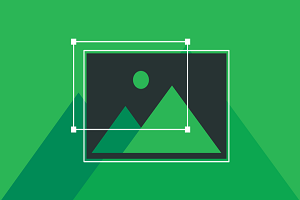
#> input picture original image.png, 300 x 200 px
$ python lab22.py
#> lines starting #> are read from the running program, lines starting #| are printed output that depends on the picture; after the words box and inside, x2 and y2 are one past the last pixel; in counts of white or black regions, pixels touching at a corner belong together
#27th June 021
#Implementation of Gaussian High Pass Filter
import cv2
import numpy as np
from matplotlib import pyplot as plt
image = cv2.imread("original image.png", 0)
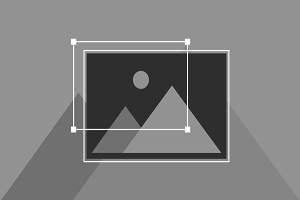
#> image: shape (200, 300); min 34, max 255, mean 125.9
min=np.minimum(image.shape[0], image.shape[1])
#> min = 200
image=cv2.resize(image, (min, min))
#> image: shape (200, 200)
image[image>=225]=0
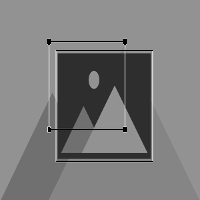
#> image: shape (200, 200); min 0, max 224, mean 123.2
M, N=image.shape
#> M = 200; N = 200
fourier_image=np.fft.fft2(image)
u=np.array(range(0, M))
#> u = 200 values from 0 to 199
v=np.array(range(0, N))
#> v = 200 values from 0 to 199
idx=np.where(u>(M/2))
u[idx]-=M
idy=np.where(v>(N/2))
v[idy]-=N
[V, U]=np.meshgrid(v, u)
D=(U**2+V**2)**(1/2)
cutoff=[50, 40, 20, 10]

#cutoff=40
H3=1-np.exp(((-1)*(D**2))/(2*((cutoff[1])**2)))
G3=H3*fourier_image
imback2=np.fft.ifft2(G3)
imback2=np.uint8(np.real(imback2))
imback2[imback2>=225]=0
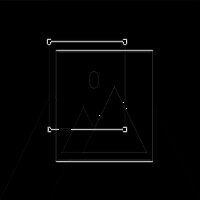
#> imback2: shape (200, 200); min 0, max 224, mean 3

#cutoff=10
H4=1-np.exp(((-1)*(D**2))/(2*((cutoff[3])**2)))
G4=H4*fourier_image
imback3=np.fft.ifft2(G4)
imback3=np.uint8(np.real(imback3))
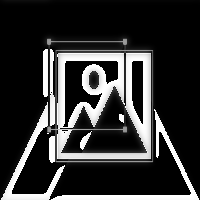
#> imback3: shape (200, 200); min 0, max 255, mean 51.8
imback3[imback3>=225]=0
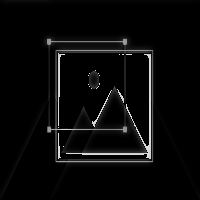
#> imback3: shape (200, 200); 17.4% of pixels changed, all inside (x1, y1, x2, y2) = (1, 49, 199, 200)

#cutoff=20
H5=1-np.exp(((-1)*(D**2))/(2*((cutoff[2])**2)))
G5=H5*fourier_image
imback4=np.fft.ifft2(G5)
imback4=np.uint8(np.real(imback4))
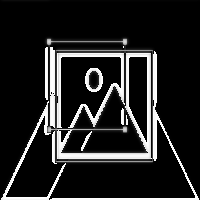
#> imback4: shape (200, 200); min 0, max 255, mean 35.2
imback4[imback4>=225]=0
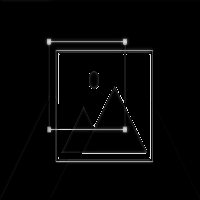
#> imback4: shape (200, 200); 11.97% of pixels changed, all inside (x1, y1, x2, y2) = (1, 46, 199, 200)

plt.subplot(221),plt.imshow(image, cmap='gray'),plt.title('Original Image')
plt.xticks([]),plt.yticks([])
plt.subplot(222),plt.imshow(imback2, cmap='gray'),plt.title('Cutoff=40')
plt.xticks([]),plt.yticks([])
plt.subplot(223),plt.imshow(imback3, cmap='gray'),plt.title('Cutoff=10')
plt.xticks([]),plt.yticks([])
plt.subplot(224),plt.imshow(imback4, cmap='gray'),plt.title('Cutoff=20')
plt.xticks([]),plt.yticks([])
plt.show()
cv2.waitKey(0)
